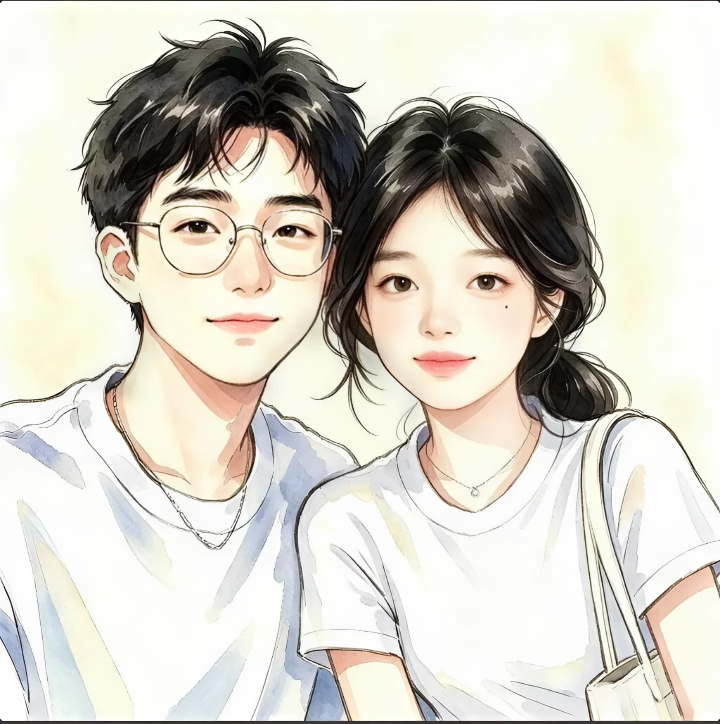
#> input picture tb.png, 1440 x 1448 px (shown at 1/2 size)
$ python 7-4affineAPI.py
#> lines starting #> are read from the running program, lines starting #| are printed output that depends on the picture
import cv2
import numpy as np

img = cv2.imread("tb.png")
#> img is the input picture: shape (1448, 1440, 3); mean B, G, R 198.7, 208.6, 212.5
h, w, ch = img.shape
#> h = 1448; w = 1440; ch = 3


M = np.float32([[1, 0, 400], [0, 1, 100]])

# 仿射变换
img2 = cv2.warpAffine(img, M, (w, h))
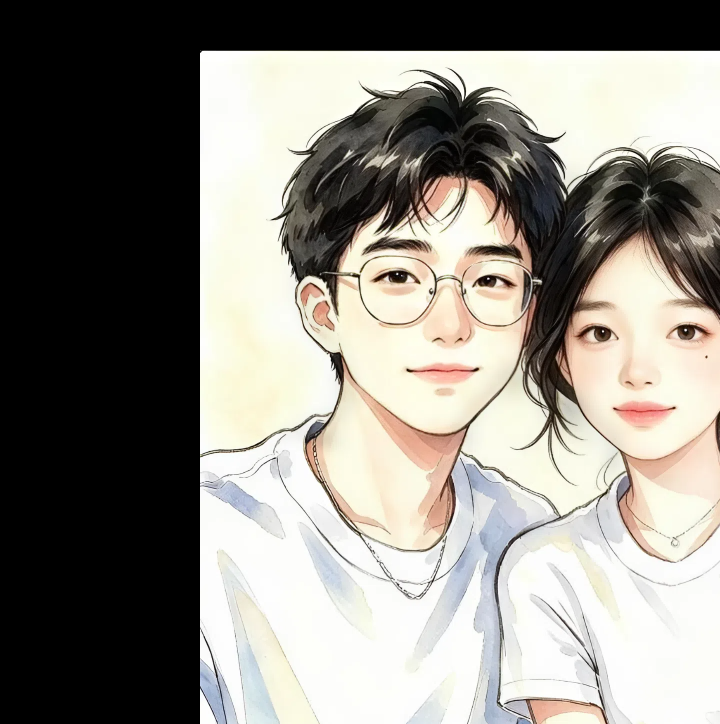
#> img2: shape (1448, 1440, 3) (shown at 1/2 size); mean B, G, R 129.9, 137.1, 140.5
cv2.imshow("7-4affine", img2)

while cv2.waitKey(1) != ord("q"):
#> (key q is pressed here)
    pass


cv2.destroyAllWindows()
